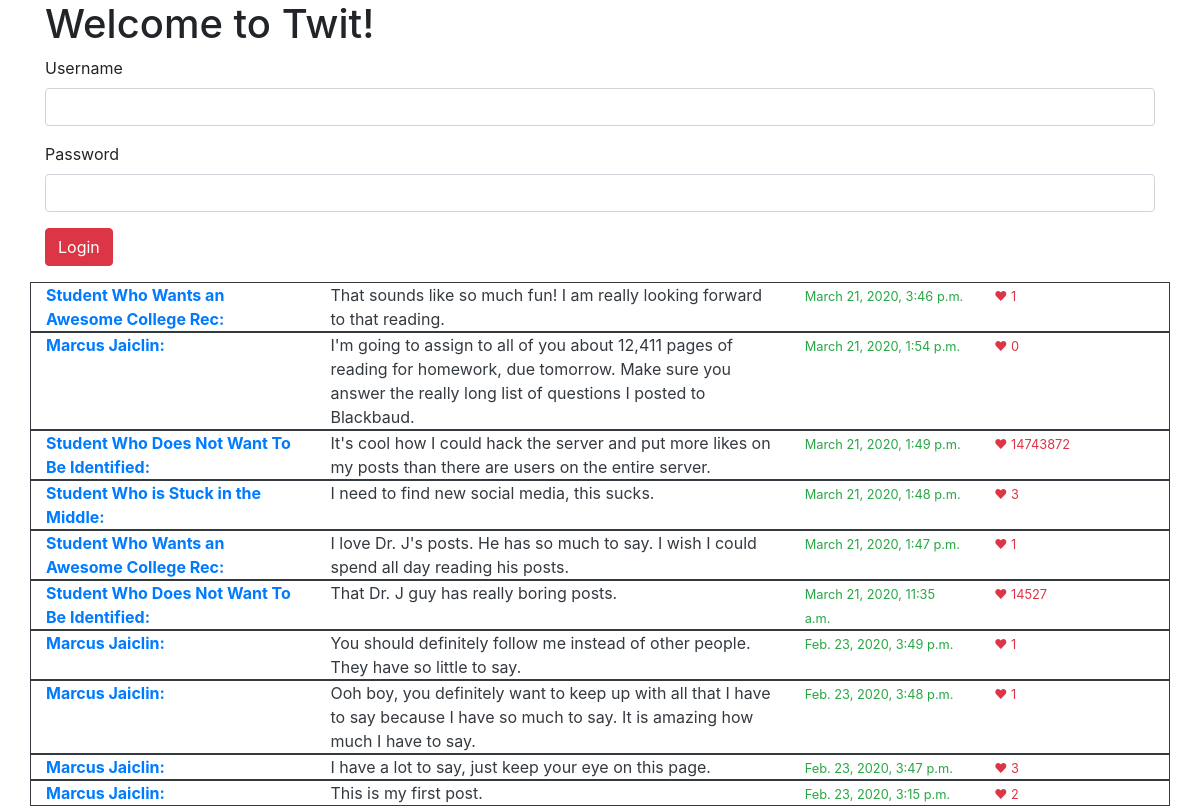
The page / on the database its author committed.
### posts/models.py (models this page shows, shortened)
class Post(models.Model):
    postText = models.CharField(max_length=280)
    userPosted = models.CharField(max_length=50)
    pubDate = models.DateTimeField('date published')
    likes = models.IntegerField(default=0)

### posts/views.py (the view, shortened to what this page needs)
# urls.py: path('', views.index, name="index"),
def index(request):
    if request.user.is_authenticated:
        loggedIn = True
    else:
        loggedIn = False
    template = loader.get_template('posts/index.html')
    allPosts = Post.objects.order_by('-pubDate')
    for post in allPosts:
        poster = User.objects.filter(username = post.userPosted)[0]
        post.firstName = poster.first_name
        post.lastName = poster.last_name
    context = {
        'allPosts': allPosts,
        'loggedIn': loggedIn,
        'user': request.user,
        }
    return HttpResponse(template.render(context, request))

### posts/templates/posts/index.html (shortened to what this page needs)
<!DOCTYPE html>
<html>
  <head>
      <link rel="stylesheet" href="https://maxcdn.bootstrapcdn.com/bootstrap/4.4.1/css/bootstrap.min.css" />
  </head>
  <body bgcolor="#111144">
    <div class="container">
      <h1>Welcome to Twit!</h1>
      {% if loggedIn %}
        <!-- If someone is logged in, we welocme them and give them <thead>
          opportunity to log out. -->
        <h3>Welcome, {{ user.first_name }} {{ user.last_name }}</h3>
        <!-- Use POST for sure any time you are dealing with login/logout info.
          In general, you should use POST unless you have a good reason not to.
          The main reason to use GET instead is if you want the input data to be
          transfereable in the URL; GET puts all data submissions in the URL. -->
        <form style="padding-bottom:1em;" method="POST">
          {% csrf_token %}
          <!-- I use the hidden input element to send along the information that
            we are logging out. -->
          <input type="hidden" name="logout" value="logout"></input>
          <button type="submit" class="btn btn-danger">Logout</button>
        </form>
      {% else %}
        <form style="padding-bottom:1em;" method="POST">
          <div class="form-group">
            <label for="inputUsername">Username</label>
            <input type="text" class="form-control" name="inputUsername" id="inputUsername" />
          </div>
          <div class="form-group">
            <label for="inputPassword">Password</label>
            <input type="password" class="form-control" name="inputPassword" id="inputPassword" />
          </div>
          <button type="submit" class="btn btn-danger">Login</button>
        </form>
      {% endif %}
      {% for post in allPosts %}
        <div class="row border border-dark">
          <div class="col-3 text-primary">
            <strong>
              {{ post.firstName }} {{ post.lastName }}:
            </strong>
          </div>
          <div class="col-5 text-dark">
            {{ post.postText }}
          </div>
          <div class="col-2 text-success">
            <small>{{ post.pubDate }}</small>
          </div>
          <div class="col-2 text-danger">
            <small>❤ {{ post.likes }}</small>
          </div>
        </div>
      {% endfor %}
    </div>
  </body>
</html

### rows shown on the page
Post: firstName "Student", lastName "Who Wants an Awesome College Rec", postText "That sounds like so much fun! I am really looking forward to that reading.", pubDate "March 21, 2020, 3:46 p.m.", likes "1"
Post: firstName "Marcus", lastName "Jaiclin", postText "I'm going to assign to all of you about 12,411 pages of reading for homework, due tomorrow. Make sure you answer the really long list of questions I posted to Blackbaud.", pubDate "March 21, 2020, 1:54 p.m.", likes "0"
Post: firstName "Student", lastName "Who Does Not Want To Be Identified", postText "It's cool how I could hack the server and put more likes on my posts than there are users on the entire server.", pubDate "March 21, 2020, 1:49 p.m.", likes "14743872"
Post: firstName "Student", lastName "Who is Stuck in the Middle", postText "I need to find new social media, this sucks.", pubDate "March 21, 2020, 1:48 p.m.", likes "3"
Post: firstName "Student", lastName "Who Wants an Awesome College Rec", postText "I love Dr. J's posts. He has so much to say. I wish I could spend all day reading his posts.", pubDate "March 21, 2020, 1:47 p.m.", likes "1"
Post: firstName "Student", lastName "Who Does Not Want To Be Identified", postText "That Dr. J guy has really boring posts.", pubDate "March 21, 2020, 11:35 a.m.", likes "14527"
Post: firstName "Marcus", lastName "Jaiclin", postText "You should definitely follow me instead of other people. They have so little to say.", pubDate "Feb. 23, 2020, 3:49 p.m.", likes "1"
Post: firstName "Marcus", lastName "Jaiclin", postText "Ooh boy, you definitely want to keep up with all that I have to say because I have so much to say. It is amazing how much I have to say.", pubDate "Feb. 23, 2020, 3:48 p.m.", likes "1"
Post: firstName "Marcus", lastName "Jaiclin", postText "I have a lot to say, just keep your eye on this page.", pubDate "Feb. 23, 2020, 3:47 p.m.", likes "3"
Post: firstName "Marcus", lastName "Jaiclin", postText "This is my first post.", pubDate "Feb. 23, 2020, 3:15 p.m.", likes "2"
